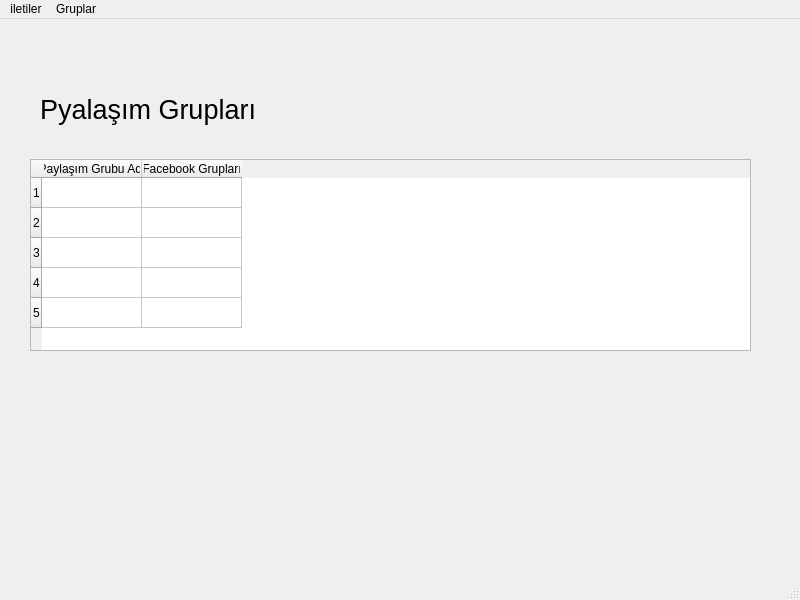
<?xml version="1.0" encoding="UTF-8"?>
<ui version="4.0">
 <class>taslakiletiler</class>
 <widget class="QMainWindow" name="taslakiletiler">
  <property name="geometry">
   <rect>
    <x>0</x>
    <y>0</y>
    <width>800</width>
    <height>600</height>
   </rect>
  </property>
  <property name="windowTitle">
   <string>Paylaşım Grupları</string>
  </property>
  <widget class="QWidget" name="centralwidget">
   <widget class="QTableWidget" name="tableWidget">
    <property name="geometry">
     <rect>
      <x>30</x>
      <y>140</y>
      <width>721</width>
      <height>192</height>
     </rect>
    </property>
    <property name="wordWrap">
     <bool>false</bool>
    </property>
    <property name="rowCount">
     <number>5</number>
    </property>
    <property name="columnCount">
     <number>2</number>
    </property>
    <attribute name="horizontalHeaderMinimumSectionSize">
     <number>49</number>
    </attribute>
    <attribute name="verticalHeaderHighlightSections">
     <bool>true</bool>
    </attribute>
    <row/>
    <row/>
    <row/>
    <row/>
    <row/>
    <column>
     <property name="text">
      <string>Paylaşım Grubu Adı</string>
     </property>
    </column>
    <column>
     <property name="text">
      <string>Facebook Grupları</string>
     </property>
    </column>
   </widget>
   <widget class="QLabel" name="label">
    <property name="geometry">
     <rect>
      <x>40</x>
      <y>65</y>
      <width>371</width>
      <height>51</height>
     </rect>
    </property>
    <property name="font">
     <font>
      <pointsize>20</pointsize>
     </font>
    </property>
    <property name="text">
     <string>Pyalaşım Grupları</string>
    </property>
   </widget>
  </widget>
  <widget class="QMenuBar" name="menubar">
   <property name="geometry">
    <rect>
     <x>0</x>
     <y>0</y>
     <width>800</width>
     <height>21</height>
    </rect>
   </property>
   <widget class="QMenu" name="menuiletiler">
    <property name="title">
     <string>iletiler</string>
    </property>
    <addaction name="actionYeni_iletiler"/>
    <addaction name="actionTaslak_iletiler"/>
    <addaction name="actionPayla_lan_iletiler"/>
   </widget>
   <widget class="QMenu" name="menuGruplar">
    <property name="title">
     <string>Gruplar</string>
    </property>
    <addaction name="actionPayla_m_Gruplar"/>
   </widget>
   <addaction name="menuiletiler"/>
   <addaction name="menuGruplar"/>
  </widget>
  <widget class="QStatusBar" name="statusbar"/>
  <action name="actionYeni_iletiler">
   <property name="text">
    <string>Yeni iletiler</string>
   </property>
  </action>
  <action name="actionTaslak_iletiler">
   <property name="text">
    <string>Taslak iletiler</string>
   </property>
  </action>
  <action name="actionPayla_lan_iletiler">
   <property name="text">
    <string>Paylaşılan iletiler</string>
   </property>
  </action>
  <action name="actionPayla_m_Gruplar">
   <property name="text">
    <string>Paylaşım Grupları</string>
   </property>
  </action>
 </widget>
 <resources/>
 <connections/>
</ui>
